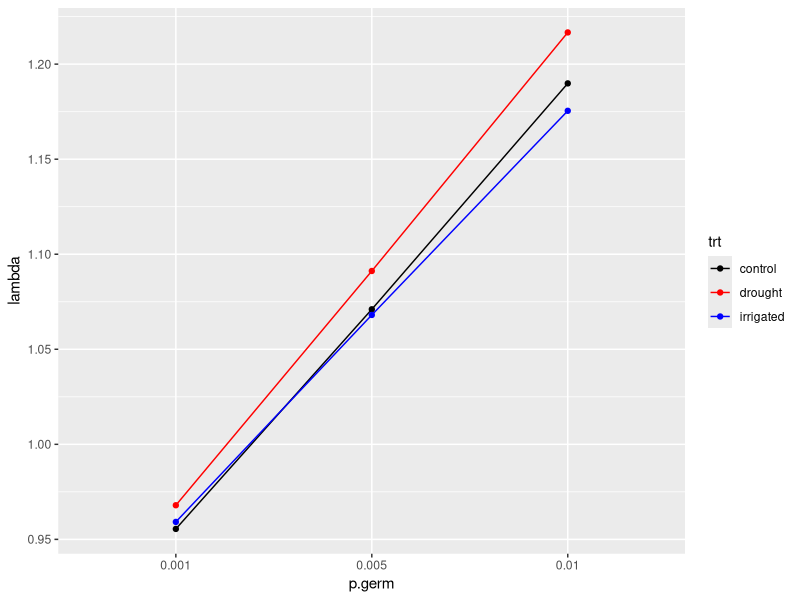

R code for this plot: (Note: this script raises an error after producing the figure.)
# Script for doing deterministic LTRE by vital rate regression coefficient
# perturbation with no phenology
# Mostly this is being done as a proof of concept (making sure sums are correct)
# etc.

### ---------------------------------

library(ggplot2)
library(dplyr)
library(tidyr)

rm(list = ls())

# Observed vitals
growsurv = read.csv('03_construct_kernels/out/deterministic_growsurv_kernel.csv')
reprodct = read.csv('03_construct_kernels/out/deterministic_reprod_kernel_no_phen.csv')

# Outputs with perturbations
growsurv.pert = read.csv('03_construct_kernels/out/deterministic_grow_coef_perturbation_no_phen.csv')
reprodct.pert = read.csv('03_construct_kernels/out/deterministic_repr_coef_perturbation_no_phen.csv')

# Get germination rates
trt.germ = expand.grid(
  trt = c('control', 'drought', 'irrigated'),
  p.germ = c(0.001, 0.005, 0.01)
)

# Combine to get kernels
all.kernels = merge(
  x = growsurv %>% select(size.prev, size.cur, trt, p.size.cur),
  y = reprodct %>% select(size.pre , size.cur, trt, p.size.cur),
  by.x = c('size.prev', 'size.cur', 'trt'),
  by.y = c('size.pre' , 'size.cur', 'trt'),
  suffixes = c('.g', '.f')
) %>%
  merge(trt.germ, all.y = TRUE) %>%
  mutate(p.size.cur = p.size.cur.g + p.size.cur.f * p.germ) %>%
  select(-c(p.size.cur.g, p.size.cur.f))

head(all.kernels)

# Get perturbation matrices
all.pert.kernels = rbind(
  merge(
    x = growsurv.pert, 
    y = reprodct %>% select(size.pre, size.cur, trt, p.size.cur),
    by.x = c('size.prev', 'size.cur', 'trt'),
    by.y = c('size.pre' , 'size.cur', 'trt'),
    suffixes = c('.g', '.f')
  ),
  merge(
    x = growsurv %>% select(size.prev , size.cur, trt, p.size.cur),
    y = reprodct.pert,
    by.x = c('size.prev', 'size.cur', 'trt'),
    by.y = c('size.pre' , 'size.cur', 'trt'),
    suffixes = c('.g', '.f')
  )
) %>%
  merge(trt.germ, all.y = TRUE) %>%
  mutate(p.size.cur = p.size.cur.g + p.size.cur.f * p.germ) %>%
  select(-c(p.size.cur.g, p.size.cur.f)) %>%
  mutate(perturb.param = gsub('\\_', '.', perturb.param))

head(all.pert.kernels)

# Split up to make into matrices

all.matr = split(all.kernels, all.kernels[,c("trt", "p.germ")], sep = '_') %>%
  lapply(
    function(df) {
      df %>%
        arrange(size.prev, size.cur) %>%
        pivot_wider(names_from = size.prev, values_from = p.size.cur) %>%
        select(-c(trt, p.germ, size.cur)) %>%
        as.matrix()
    }
  )

all.lambda = all.matr %>% 
  sapply(function(m) Re(eigen(m)$values[1])) %>%
  data.frame(lambda = .) %>%
  mutate(trt_p.germ = row.names(.)) %>%
  separate(trt_p.germ, into = c('trt', 'p.germ'), sep = '_')

all.lambda %>%
  ggplot(aes(x = p.germ, y = lambda, colour = trt, group = trt)) +
  geom_line() +
  geom_point() +
  scale_colour_manual(values = c('black', 'red', 'blue'))

all.pert.matr = split(all.pert.kernels, all.pert.kernels[,c("trt", "p.germ", "perturb.param")], sep = '_') %>%
  lapply(
    function(df) {
      df %>%
        arrange(size.prev, size.cur) %>%
        pivot_wider(names_from = size.prev, values_from = p.size.cur) %>%
        select(-c(trt, p.germ, perturb.param, size.cur, orig.par.val)) %>%
        as.matrix()
    }
  )

all.pert.lambda = all.pert.matr %>% 
  sapply(function(m) Re(eigen(m)$values[1])) %>%
  data.frame(lambda = .) %>%
  mutate(trt_p.germ = row.names(.)) %>%
  separate(trt_p.germ, into = c('trt', 'p.germ', 'parm'), sep = '_')

head(all.pert.lambda)

# Cool, now we mergie

all.sens = merge(
  all.lambda, all.pert.lambda, 
  by = c('trt', 'p.germ'),
  suffixes = c('.orig', '.pert')
) %>%
  mutate(sv = (lambda.pert - lambda.orig) / .0001)

all.sens %>%
  ggplot(aes(x = parm, y = sv, colour = trt, group = trt)) +
  geom_point(position = position_dodge(width = 1/4)) +
  scale_colour_manual(values = c('black', 'red', 'blue')) +
  facet_wrap(~ p.germ, nrow = 3)

# ah... sign error here. the zero-inflation terms need to be done differently
# (ah maybe just keep it that way - signs will cancel out appropriately in LTRE)

### -----------
# Setting up the LTRE now

# Want to get vital rate differences
coef.diffs = rbind(growsurv.pert, reprodct.pert %>% rename(size.prev = size.pre)) %>%
  distinct(trt, perturb.param, orig.par.val) %>%
  pivot_wider(id_cols = perturb.param, names_from = trt, values_from = orig.par.val) %>%
  mutate(d.c = drought - control, i.c = irrigated - control) %>%
  select(-c(control, drought, irrigated)) %>%
  pivot_longer(c(d.c, i.c), names_to = 'contrast', values_to = 'coef.diff') %>%
  mutate(perturb.param = gsub('\\_', '.', perturb.param))

# Vital rate sensitivities

# Estimating lambda at midpoints for perturbed matrices

mean.pert.kernels = all.pert.kernels %>%
  select(-orig.par.val) %>%
  pivot_wider(names_from = trt, values_from = p.size.cur) %>%
  mutate(d.c = (drought + control) / 2, i.c = (irrigated + control) / 2) %>%
  select(-c(control, drought, irrigated)) %>%
  pivot_longer(c(d.c, i.c), names_to = 'contrast', values_to = 'p.size.cur')

mean.pert.lambdas = split(
  mean.pert.kernels, 
  mean.pert.kernels[,c("contrast", "p.germ", "perturb.param")], 
  sep = '_'
) %>%
  lapply(
    function(df) {
      df %>%
        arrange(size.prev, size.cur) %>%
        pivot_wider(names_from = size.prev, values_from = p.size.cur) %>%
        select(-c(contrast, p.germ, perturb.param, size.cur)) %>%
        as.matrix()
    }
  ) %>%
  sapply(function(x) Re(eigen(x)$values[1])) %>%
  data.frame(lambda = .) %>%
  mutate(c_pg_pp = row.names(.)) %>%
  separate(c_pg_pp, into = c('contrast', 'p.germ', 'perturb.param'), sep = '_')

# Estimating lambda at midpoints for unperturbed matrices

mean.kernels = all.kernels %>%
  pivot_wider(names_from = trt, values_from = p.size.cur) %>%
  mutate(d.c = (drought + control) / 2, i.c = (irrigated + control) / 2) %>%
  select(-c(control, drought, irrigated)) %>%
  pivot_longer(c(d.c, i.c), names_to = 'contrast', values_to = 'p.size.cur')

mean.lambdas = split(
  mean.kernels,
  mean.kernels[,c("contrast", "p.germ")],
  sep = '_'
) %>%
  lapply(
    function(df) {
      df %>%
        arrange(size.prev, size.cur) %>%
        pivot_wider(names_from = size.prev, values_from = p.size.cur) %>%
        select(-c(contrast, p.germ, size.cur)) %>%
        as.matrix()
    }
  ) %>%
  sapply(function(x) Re(eigen(x)$values[1])) %>%
  data.frame(lambda = .) %>%
  mutate(c_pg = row.names(.)) %>%
  separate(c_pg, into = c('contrast', 'p.germ'), sep = '_')

mean.sensitivities = merge(
  mean.lambdas, mean.pert.lambdas,
  by = c('contrast', 'p.germ'), suffixes = c('.orig', '.pert')
) %>%
  mutate(sv = (lambda.pert - lambda.orig) / .0001)

head(mean.sensitivities)

# # Above might not have been right...
# # Above was taking mean of perturbed matrices w/in contrast, taking mean of
# # unperturbed matrices w/in contrast, and then comparing those lambdas
# # When instead maybe I should take mean within a contrast and then estimate
# # difference in lambdas between the contrasts...
# # (that's a little less elegant to code I think...)
# 
# # mean.lambdas = merge(
# #   all.kernels, 
# #   all.pert.kernels %>% select(-orig.par.val),
# #   by = c('trt', 'p.germ', 'size.prev', 'size.cur'),
# #   suffixes = c('.orig', '.pert')
# # ) %>%
# #   mutate(p.size.mid = (p.size.cur.orig + p.size.cur.pert) / 2) %>%
# #   select(-c(p.size.cur.orig, p.size.cur.pert)) %>%
# #   split(f = .[,c("trt", "p.germ", "perturb.param")], sep = '_') %>%
# #     lapply(
# #       function(df) {
# #         df %>%
# #           arrange(size.prev, size.cur) %>%
# #           pivot_wider(names_from = size.prev, values_from = p.size.cur) %>%
# #           select(-c(trt, p.germ, perturb.param, size.cur)) %>%
# #           as.matrix()
# #       }
# #     ) %>%
# #   sapply(function(x) Re(eigen(x)$values[1])) %>%
# #   data.frame(lambda = .)
# 
# # wait... this doesn't work either, where would the deltas fit in?

# Okay... now combine the mean sensitivities and the coefficient differences

coef.ltre.df = merge(mean.sensitivities, coef.diffs, by = c('contrast', 'perturb.param')) %>%
  mutate(contrib = coef.diff * sv)

compare.results = coef.ltre.df %>% group_by(contrast, p.germ) %>% summarise(sum.contrib = sum(contrib)) %>%
  merge(
    all.lambda %>%
      pivot_wider(names_from = trt, values_from = lambda) %>%
      mutate(d.c = drought - control, i.c = irrigated - control) %>%
      select(-c(control, drought, irrigated)) %>%
      pivot_longer(c(d.c, i.c), names_to = 'contrast', values_to = 'lambda.diff')
  )

compare.results %>%
  ggplot(aes(x = lambda.diff, y = sum.contrib)) +
  geom_segment(aes(x = 0, xend = 0, y = -.01, yend = .03), linetype = 2) +
  geom_segment(aes(x = -.01, xend = .03, y = 0, yend = 0), linetype = 2) +
  geom_segment(aes(x = -.01, xend = .03, y = -.01, yend = .03), linetype = 3) +
  geom_point(aes(colour = contrast, shape = p.germ), size = 3) +
  scale_colour_manual(values = c('red', 'blue'))
# KING!!!!!!

coef.ltre.df %>% 
  filter(contrib != 0) %>%
  ggplot(aes(x = perturb.param, y = contrib, colour = contrast)) +
  geom_segment(aes(xend = perturb.param, yend = 0)) +
  geom_point(aes(shape = contrib > 0), size = 3) +
  scale_shape_manual(values = c(6, 2), '') +
  scale_colour_manual(values = c('red', 'blue')) +
  facet_wrap(contrast ~ p.germ) +
  theme(
    axis.text.x = element_text(angle = 90),
    legend.position = 'none'
  )

coef.ltre.df %>%
  filter(coef.diff != 0) %>%
  # mutate(coef.sign = coef > 0, sv.sign)
  ggplot(aes(x = perturb.param, y = coef.diff, colour = contrast, fill = contrast)) +
  geom_segment(aes(xend = perturb.param, yend = 0)) +
  geom_point(aes(shape = (coef.diff * sv) > 0), size = 3) +
  scale_colour_manual(values = c('red', 'blue')) +
  scale_fill_manual(values = c('red', 'blue')) +
  scale_shape_manual(values = c(25, 24), '') +
  # facet_wrap(contrast ~ p.germ) +
  facet_wrap(~ contrast) +
  theme(legend.position = 'none')

# Look at our actual lambdas vs matrix mean contrast lambdas
all.lambda %>% 
  ggplot(aes(x = p.germ, y = lambda)) + 
  geom_line(aes(group = trt, colour = trt)) + 
  geom_point(aes(colour = trt), size = 3) + 
  scale_colour_manual(values = c('black', 'red', 'blue')) +
  geom_point(data = mean.lambdas, aes(fill = contrast), shape = 23) +
  scale_fill_manual(values = c('red', 'blue')) + 
  geom_line(data = mean.lambdas, aes(group = contrast), linetype = 2)
# eh I mean the mean lambdas are, unsurprisingly, in between the treatment lambdas!

# still not sure what the issue is
# okay well let's at least get some code to group params into vital rate groupings

coef.ltre.df %>%
  rename(param = perturb.param) %>%
  mutate(
    vital = case_when(
      grepl('seed', param) | grepl('succ', param) | 
        grepl('flow', param) | grepl('numb', param) ~ 'repr',
      grepl('grow', param) | grepl('recr', param) ~ 'grow',
      grepl('surv', param) ~ 'surv'
    )
  ) %>%
  group_by(contrast, p.germ, vital) %>%
  summarise(sum.contrib = sum(contrib)) %>%
  #filter(sum.contrib != 0) %>%
  ggplot(aes(x = p.germ, y = sum.contrib, colour = contrast, shape = vital)) +
  geom_point(position = position_dodge(width = 0.5), size = 4) +
  scale_colour_manual(values = c('red', 'blue'))
